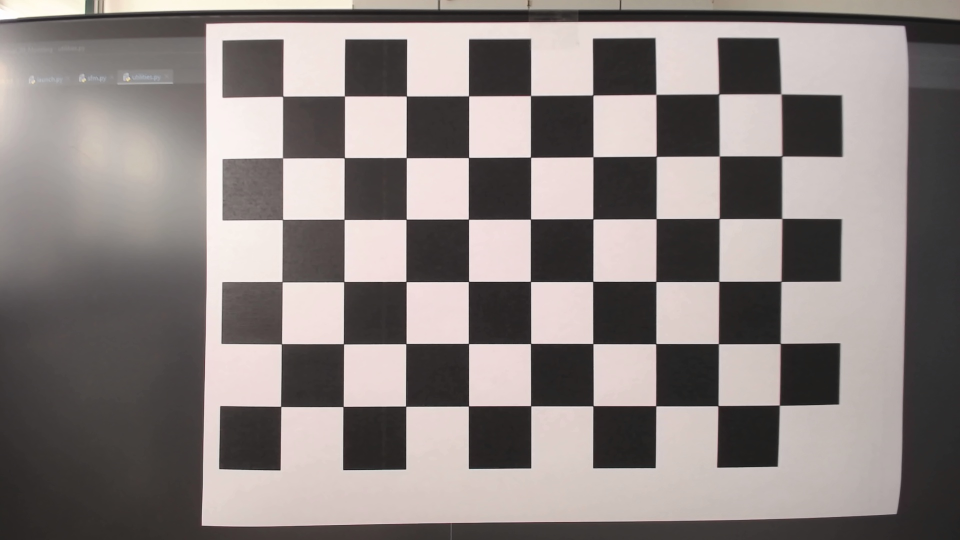
#> input picture calibration/0.jpg, 1920 x 1080 px (shown at 1/2 size); its folder holds only this picture in this run
$ python -i exec.py   (imports and definitions only)
#> lines starting #> are read from the running program, lines starting #| are printed output that depends on the picture; after the words box and inside, x2 and y2 are one past the last pixel; in counts of white or black regions, pixels touching at a corner belong together
from os import listdir
from os.path import isfile, join
import time
import config
from ImageContainer import ImageContainer
import cv2 as cv
from skimage import filters


def get_all_images_from_path(path: str):
    files = [f for f in listdir(path) if isfile(join(path, f))]
    return files


def resize_image(image, scale: int):
    width = int(image.shape[1] * scale / 100)
    height = int(image.shape[0] * scale / 100)
    return cv.resize(image, (width, height))


def import_image(path: str, name: str):
    return cv.imread(path + "/" + name, cv.IMREAD_COLOR)


def convert_color_bgr2rgb(img):
    return cv.cvtColor(img, cv.COLOR_BGR2RGB)


def convert_color_rgb2gray(img):
    return cv.cvtColor(img, cv.COLOR_BGR2GRAY)


def segment_image_treshold_gray(gray_img):
    return apply_mask(gray_img, compute_mask_binary(gray_img, compute_threshold(gray_img)))


def segment_image_treshold_color(img, gray_img):
    return apply_mask(img, compute_mask_color(compute_mask_binary(gray_img, compute_threshold(gray_img))))


def compute_threshold(gray_img):
    return filters.threshold_otsu(gray_img)


def compute_mask_binary(img, threshold: float):
    _, ret = cv.threshold(img, thresh=threshold,
                          maxval=255, type=cv.THRESH_BINARY)
    return ret


def compute_mask_binary_inverted(img, threshold: float):
    _, ret = cv.threshold(img, thresh=threshold,
                          maxval=255, type=cv.THRESH_BINARY_INV)
    return ret


def compute_mask_color(mask):
    return cv.cvtColor(mask, cv.COLOR_GRAY2BGR)


def apply_mask(img, mask):
    return cv.bitwise_and(img, mask)


start = time.time()

# [1 line that did not run here, left out]

image_container : ImageContainer = []
# [8 lines not run here, left out]


end = time.time()
# [5 lines not run here, left out]

>>> import cv2
>>> picture = cv2.imread('../calibration/0.jpg', cv2.IMREAD_GRAYSCALE)
#> picture: shape (1080, 1920); min 21, max 255, mean 131.8
>>> result = segment_image_treshold_gray(picture)
#> in compute_mask_binary, `_, ret = cv.threshold(img, thresh=threshold, maxval=255, type=cv.THRES..`:
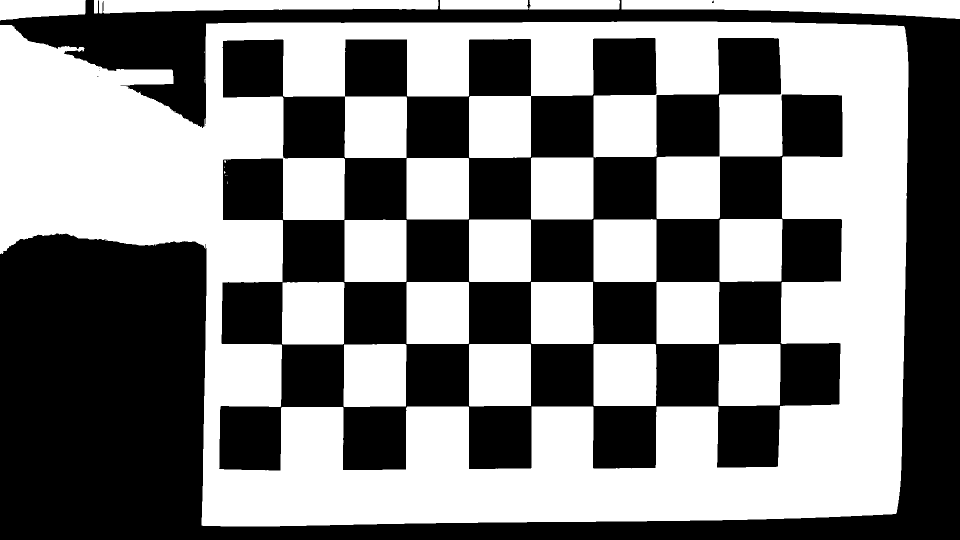
#> ret: shape (1080, 1920) (shown at 1/2 size); 50.7% white; 7 black regions (5 under 20 px), largest, box (x1, y1, x2, y2) and area: (438, 76, 1685, 941) 532159, (0, 0, 1920, 1080) 490702
#> in apply_mask, `return cv.bitwise_and(img, mask)`:
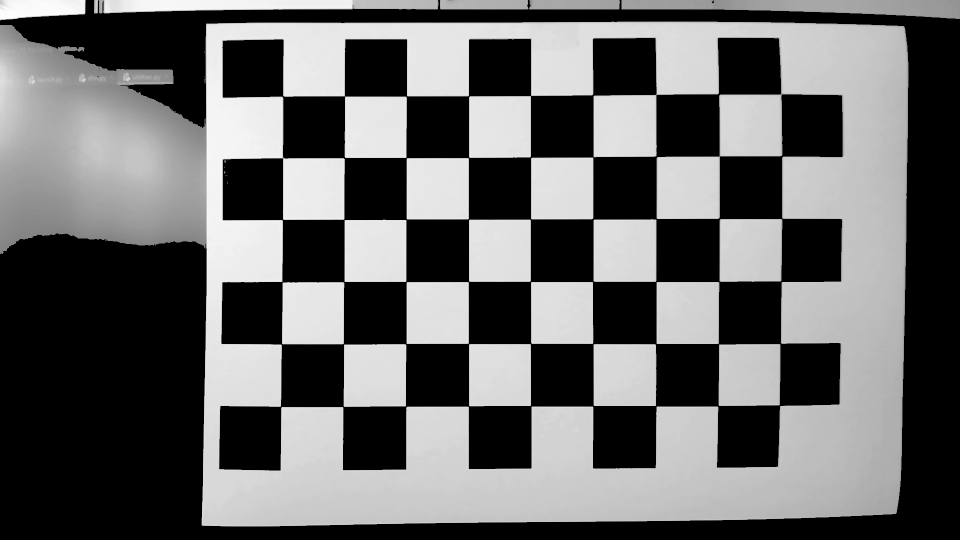
#> returned value: shape (1080, 1920) (shown at 1/2 size); min 0, max 255, mean 103.1

$ run again, on calibration/1.jpg
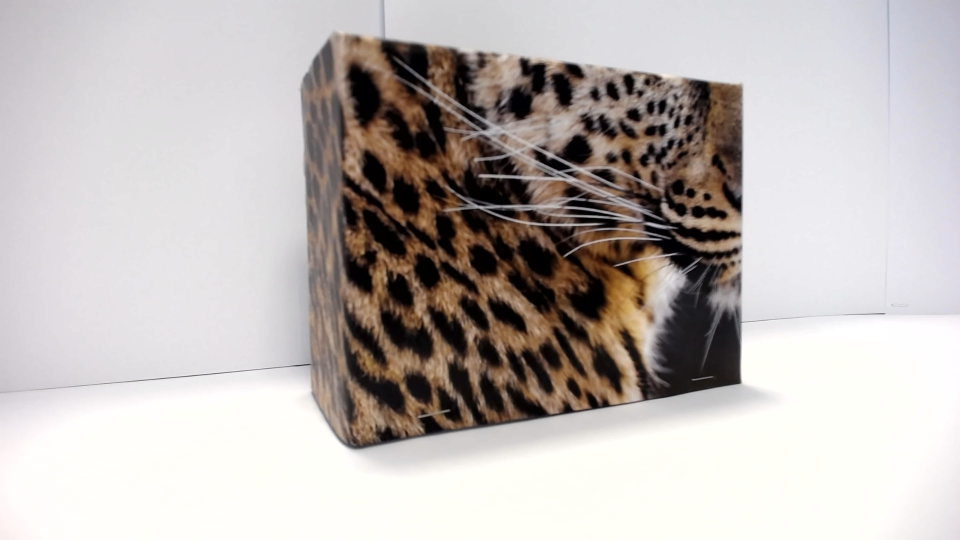
#> input picture calibration/1.jpg, 1920 x 1080 px (shown at 1/2 size)
#> in compute_mask_binary, `_, ret = cv.threshold(img, thresh=threshold, maxval=255, type=cv.THRES..`:
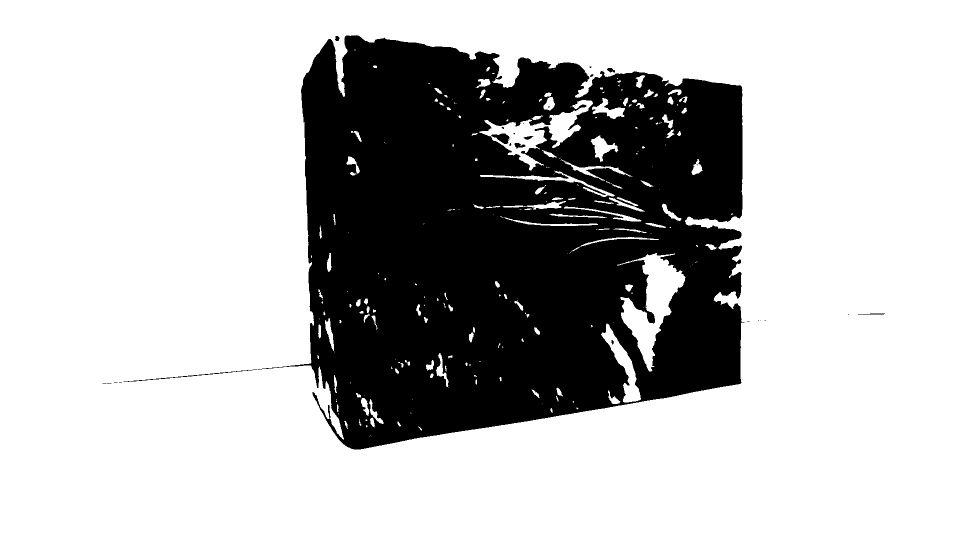
#> ret: shape (1080, 1920) (shown at 1/2 size); 72.7% white; 28 black regions (18 under 20 px), largest, box (x1, y1, x2, y2) and area: (515, 70, 1489, 899) 564048, (982, 267, 1019, 288) 434, (247, 739, 514, 764) 392
#> in apply_mask, `return cv.bitwise_and(img, mask)`:
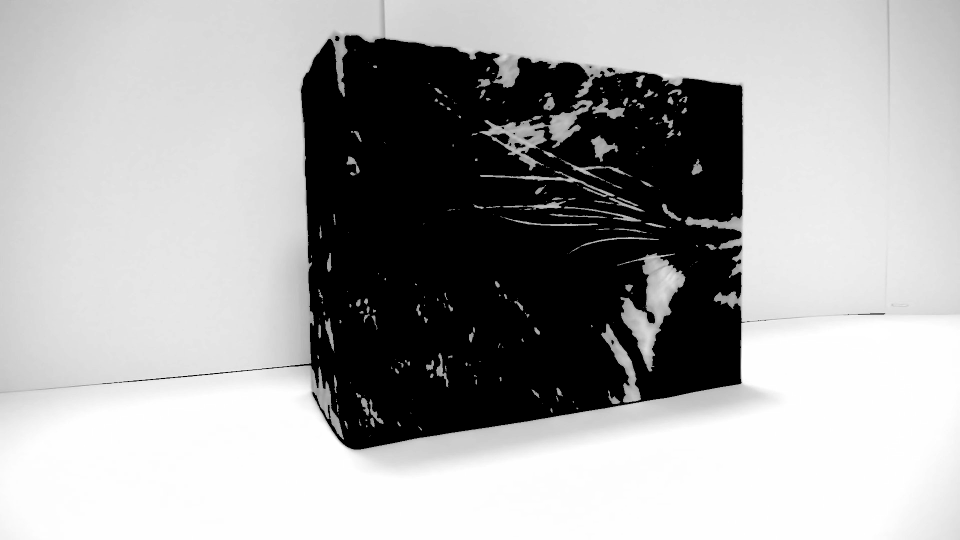
#> returned value: shape (1080, 1920) (shown at 1/2 size); min 0, max 255, mean 166.8

$ run again, on calibration/2.jpg
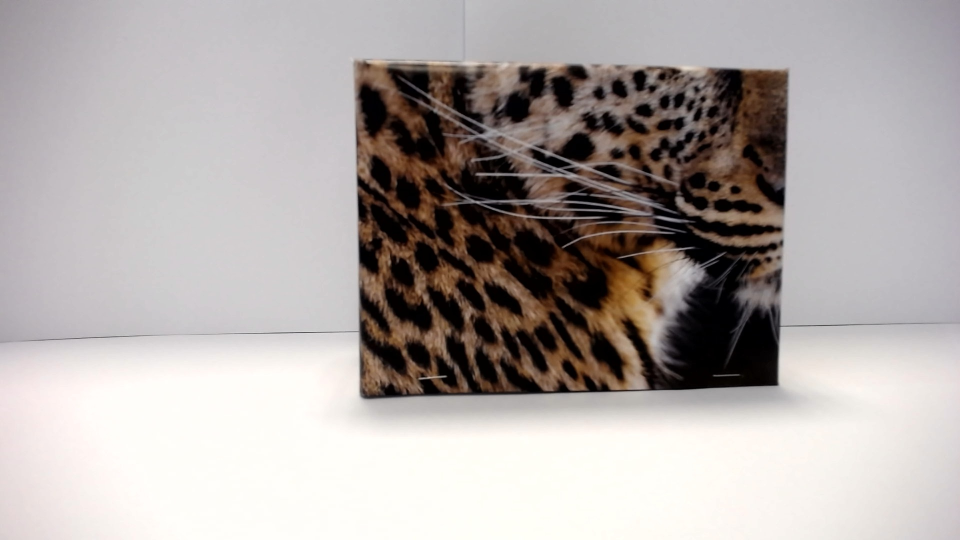
#> input picture calibration/2.jpg, 1920 x 1080 px (shown at 1/2 size)
#> in compute_mask_binary, `_, ret = cv.threshold(img, thresh=threshold, maxval=255, type=cv.THRES..`:
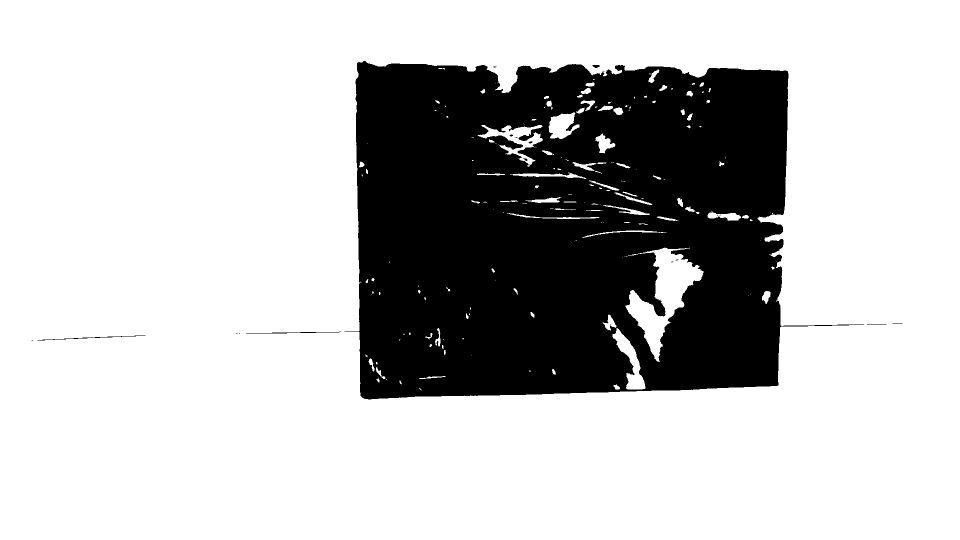
#> ret: shape (1080, 1920) (shown at 1/2 size); 75% white; 20 black regions (11 under 20 px), largest, box (x1, y1, x2, y2) and area: (689, 122, 1728, 799) 517554, (75, 671, 291, 681) 271, (492, 663, 682, 667) 251
#> in apply_mask, `return cv.bitwise_and(img, mask)`:
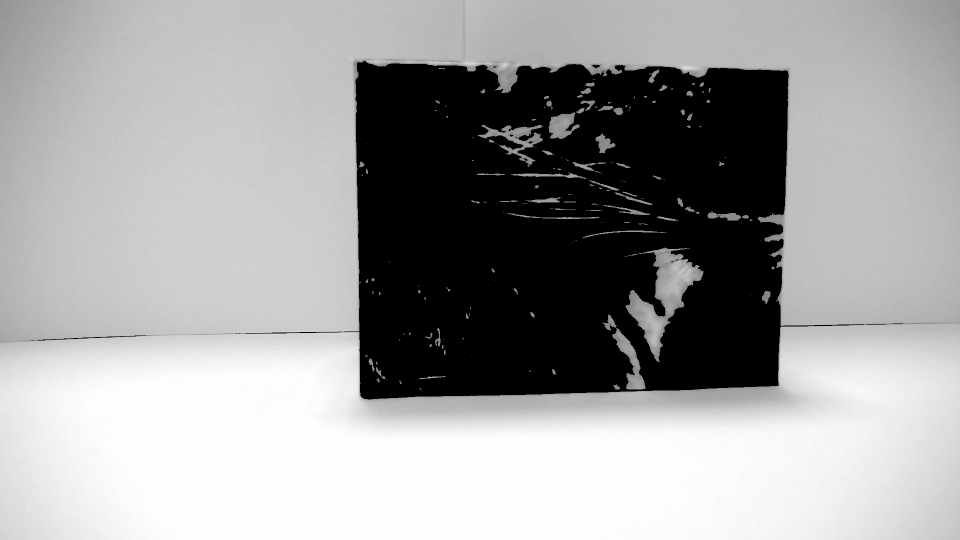
#> returned value: shape (1080, 1920) (shown at 1/2 size); min 0, max 255, mean 158.2
